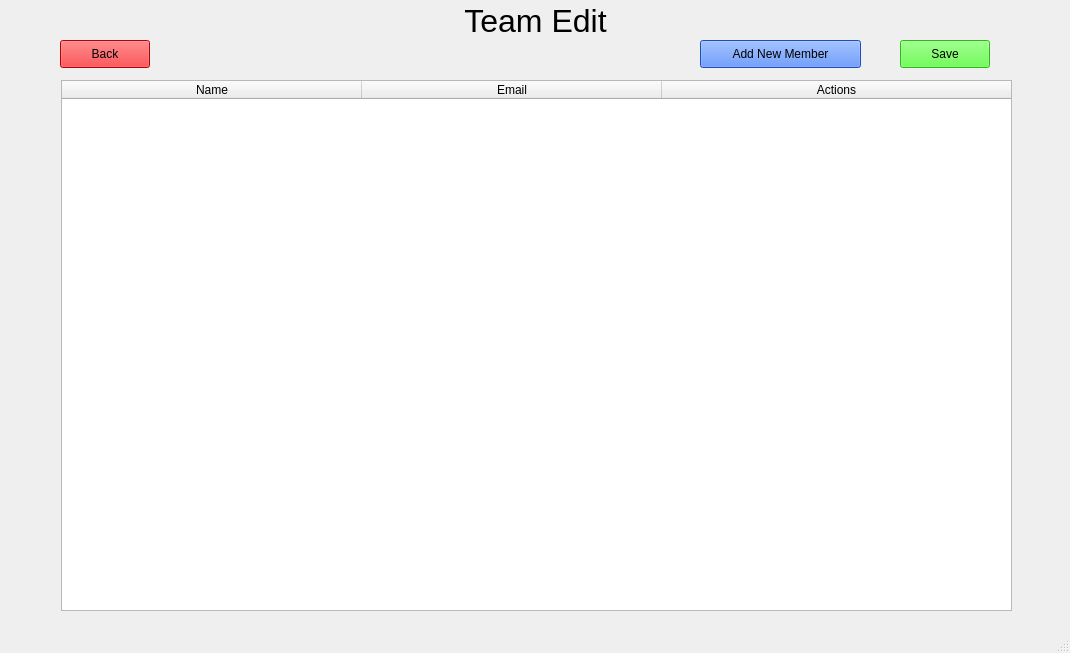
<?xml version="1.0" encoding="UTF-8"?>
<ui version="4.0">
 <class>LeagueManagerTeamEdit</class>
 <widget class="QMainWindow" name="LeagueManagerTeamEdit">
  <property name="geometry">
   <rect>
    <x>0</x>
    <y>0</y>
    <width>1070</width>
    <height>653</height>
   </rect>
  </property>
  <property name="windowTitle">
   <string>League Manager: Team Edit</string>
  </property>
  <widget class="QWidget" name="centralwidget">
   <widget class="QPushButton" name="SaveButton">
    <property name="geometry">
     <rect>
      <x>900</x>
      <y>40</y>
      <width>90</width>
      <height>28</height>
     </rect>
    </property>
    <property name="toolTip">
     <string>Saves the current league view to the database.</string>
    </property>
    <property name="toolTipDuration">
     <number>3</number>
    </property>
    <property name="whatsThis">
     <string/>
    </property>
    <property name="autoFillBackground">
     <bool>false</bool>
    </property>
    <property name="styleSheet">
     <string notr="true">background-color:rgb(66, 255, 33);</string>
    </property>
    <property name="text">
     <string>Save</string>
    </property>
   </widget>
   <widget class="QLabel" name="TeamEdit">
    <property name="geometry">
     <rect>
      <x>60</x>
      <y>0</y>
      <width>951</width>
      <height>41</height>
     </rect>
    </property>
    <property name="font">
     <font>
      <pointsize>24</pointsize>
     </font>
    </property>
    <property name="styleSheet">
     <string notr="true"/>
    </property>
    <property name="text">
     <string>Team Edit</string>
    </property>
    <property name="scaledContents">
     <bool>true</bool>
    </property>
    <property name="alignment">
     <set>Qt::AlignCenter</set>
    </property>
   </widget>
   <widget class="QPushButton" name="BackButton">
    <property name="geometry">
     <rect>
      <x>60</x>
      <y>40</y>
      <width>90</width>
      <height>28</height>
     </rect>
    </property>
    <property name="styleSheet">
     <string notr="true">background-color:rgb(255, 0, 4);</string>
    </property>
    <property name="text">
     <string>Back</string>
    </property>
   </widget>
   <widget class="QTableWidget" name="tableWidget">
    <property name="geometry">
     <rect>
      <x>61</x>
      <y>80</y>
      <width>951</width>
      <height>531</height>
     </rect>
    </property>
    <property name="minimumSize">
     <size>
      <width>951</width>
      <height>0</height>
     </size>
    </property>
    <attribute name="horizontalHeaderCascadingSectionResizes">
     <bool>false</bool>
    </attribute>
    <attribute name="horizontalHeaderMinimumSectionSize">
     <number>300</number>
    </attribute>
    <attribute name="horizontalHeaderStretchLastSection">
     <bool>true</bool>
    </attribute>
    <column>
     <property name="text">
      <string>Name</string>
     </property>
    </column>
    <column>
     <property name="text">
      <string>Email</string>
     </property>
    </column>
    <column>
     <property name="text">
      <string>Actions</string>
     </property>
    </column>
   </widget>
   <widget class="QPushButton" name="AddButton">
    <property name="geometry">
     <rect>
      <x>700</x>
      <y>40</y>
      <width>161</width>
      <height>28</height>
     </rect>
    </property>
    <property name="styleSheet">
     <string notr="true">background-color:rgb(41, 109, 255);</string>
    </property>
    <property name="text">
     <string>Add New Member</string>
    </property>
   </widget>
  </widget>
  <widget class="QStatusBar" name="statusbar"/>
 </widget>
 <resources/>
 <connections/>
</ui>
